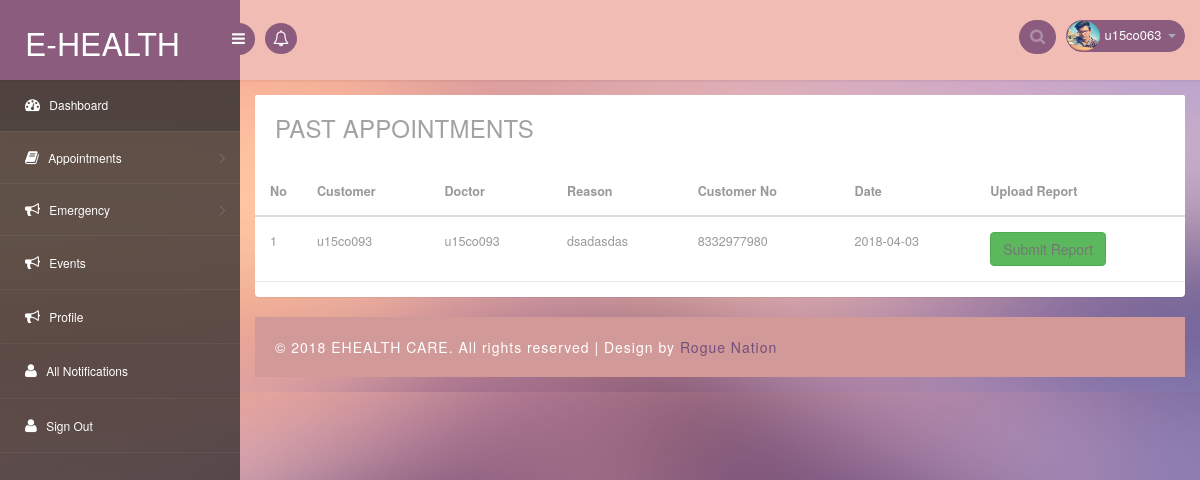
Screenshot of /appointments.php (signed in) with the database file from the repository.
### tables this page shows
CREATE TABLE `users` (
  `id` int(11) NOT NULL,
  `username` varchar(100) NOT NULL,
  `email` varchar(255) NOT NULL,
  `password` varchar(255) DEFAULT NULL,
  `phone` varchar(13) DEFAULT NULL,
  `emer1` varchar(13) DEFAULT NULL,
  `emer2` varchar(13) DEFAULT NULL,
  `addr` text,
  `dob` date DEFAULT NULL,
  `avatar` varchar(255) NOT NULL,
  `aadhar` int(12) DEFAULT NULL,
  `hash` varchar(255) NOT NULL,
  `active` int(11) NOT NULL DEFAULT '0',
  `pincode` int(6) DEFAULT NULL,
  `bloodgroup` varchar(3) DEFAULT NULL,
  `medicalHis` text,
  `infoUpdated` int(11) NOT NULL DEFAULT '0',
  `user_type` int(11) NOT NULL
);

CREATE TABLE `appointments` (
  `aid` int(11) NOT NULL,
  `uid` int(11) NOT NULL,
  `did` int(11) NOT NULL,
  `date` date NOT NULL,
  `approval` int(11) NOT NULL DEFAULT '0',
  `reason` text NOT NULL
);

### appointments.php (the view, shortened to what this page needs)
<?php include('includes/header.php') ?>
<?php
	include("includes/connection.php");
	$type = $_GET['type'];
?>
<section id="main-content">
	<section class="wrapper">
		<div class="mail-w3agile">
		<?php if($type==0): ?>
			<div class="row">
		    <div class="col-sm-12 mail-w3agile">
		        <section class="panel">
		            <header class="panel-heading wht-bg">
		             <h4 class="gen-case">Past Appointments</h4>
		         </header>
		         <div class="panel-body minimal">
		            <div class="table-inbox-wrap ">
		                <table class="table table-inbox table-hover">
		                        <?php
		                        $date1 =  date('Y-m-d');
		                        $query = "SELECT * FROM appointments INNER JOIN users ON appointments.uid=users.id WHERE approval=1 AND appointments.date<'{$date1}'";
		                        $result = mysqli_query($conn,$query);
		                        if (mysqli_num_rows($result)>0) {
		                            ?>
		                            <th>No</th>
		                            <th>Customer</th>
		                            <th>Doctor</th>
		                            <th>Reason</th>
		                            <th>Customer No</th>
		                            <th>Date</th>
		                            <th><?php if(isset($_SESSION['did'])): ?>Upload <?php else: ?> View <?php endif;?> Report</th>
		                    <tbody>
		                            <?php
		                            while ($row = mysqli_fetch_assoc($result)) {
		                                ?>
		                                <tr class="">
		                                    <td class="inbox-small-cells">1</td>
		                                    <td class="view-message dont-show" ><?php echo $row['username']?></td>
		                                    <?php
		                                    $result1 = mysqli_query($conn,$query);
		                                    $row1 = mysqli_fetch_assoc($result1);
		                                    ?>
		                                    <td class="view-message dont-show" ><?php echo $row1['username']?></td>
		                                    <td class="view-message dont-show" ><?php echo $row['reason']?></td>
		                                    <td class="view-message dont-show" ><?php echo $row['phone']?></td>
		                                    <td class="view-message dont-show" ><?php echo $row['date']?></td>
		                                    <?php if(isset($_SESSION['did'])): ?>
		                                    <td> <a href="#myModal" data-toggle="modal" class="btn btn-success">Submit Report</a></td>
				                        	<?php endif; ?>
		                                </tr>
		                            <?php }} ?>
		                        </tbody>
		                    </table>
		                </div>
		            </div>
		        </section>
		    </div>
		</div>
		<?php endif; ?>
        </div>
        <?php include('includes/footer.php') ?>

### includes/header.php (shortened to what this page needs)
<?php include("includes/connection.php"); ?>
<!DOCTYPE html>
<head>
<link rel="stylesheet" href="css/bootstrap.min.css" >
<link href="css/style.css" rel='stylesheet' type='text/css' />
<link href="css/style-responsive.css" rel="stylesheet"/>
<link rel="stylesheet" href="css/font.css" type="text/css"/>
<link href="css/font-awesome.css" rel="stylesheet">
<link rel="stylesheet" href="css/morris.css" type="text/css"/>
<link rel="stylesheet" href="css/monthly.css">
<link rel="stylesheet" href="css/bootstrap.css">
<link rel="stylesheet" href="css/custom.css">
</head>
<body>
<section id="container">
<header class="header fixed-top clearfix">
<div class="brand">
    <a href="index.html" class="logo">E-Health</a>
    <div class="sidebar-toggle-box">
        <div class="fa fa-bars"></div>
    </div>
</div>
<div class="nav notify-row" id="top_menu">
    <ul class="nav top-menu">
        <li id="header_notification_bar" class="dropdown">
            <a data-toggle="dropdown" class="dropdown-toggle" id="dropdownMenuButton" href="#">
                <i class="fa fa-bell-o"></i>
            </a>
        </li>
    </ul>
</div>
<div class="top-nav clearfix">
    <ul class="nav pull-right top-menu">
        <li>
            <input type="text" class="form-control search" placeholder=" Search">
        </li>
        <?php
            $uid = $_SESSION['uid'];
            $query = "SELECT * FROM users WHERE id={$uid}";
            $result = mysqli_query($conn,$query);
            $row = mysqli_fetch_assoc($result);
        ?>
        <li class="dropdown">
            <a data-toggle="dropdown" class="dropdown-toggle" href="#">
                <img alt="" src="images/avatars/<?php echo $row['avatar']?>" width='30px' height='30px'>
                <span class="username"><?php echo $row['username']?></span>
                <b class="caret"></b>
            </a>
        </li>
    </ul>
</div>
</header>
<aside>
    <div id="sidebar" class="nav-collapse">
        <div class="leftside-navigation">
            <ul class="sidebar-menu" id="nav-accordion">
                <li>
                    <a class="active" href="home.php">
                        <i class="fa fa-dashboard"></i>
                        <span>Dashboard</span>
                    </a>
                </li>
                <li class="sub-menu">
                    <a href="javascript:;">
                        <i class="fa fa-book"></i>
                        <span>Appointments</span>
                    </a>
                </li>
                <li class="sub-menu">
                    <a href="javascript:;">
                        <i class="fa fa-bullhorn"></i>
                        <span>Emergency</span>
                    </a>
                </li>
                <li>
                    <a href="events.php">
                        <i class="fa fa-bullhorn"></i>
                        <span>Events</span>
                    </a>
                </li>
                <li>
                    <a href="profile.php">
                        <i class="fa fa-bullhorn"></i>
                        <span>Profile</span>
                    </a>
                </li>
                <li>
                    <a href="allnotifications.php">
                        <i class="fa fa-user"></i>
                        <span>All Notifications</span>
                    </a>
                </li>
                <li>
                    <a href="signout.php">
                        <i class="fa fa-user"></i>
                        <span>Sign Out</span>
                    </a>
                </li>
            </ul>            </div>
    </div>
</aside>

### rows the page displays
users: avatar (picture), username "u15co063"
appointments: users.username "u15co093", reason "dsadasdas", users.phone "8332977980", date "2018-04-03"
